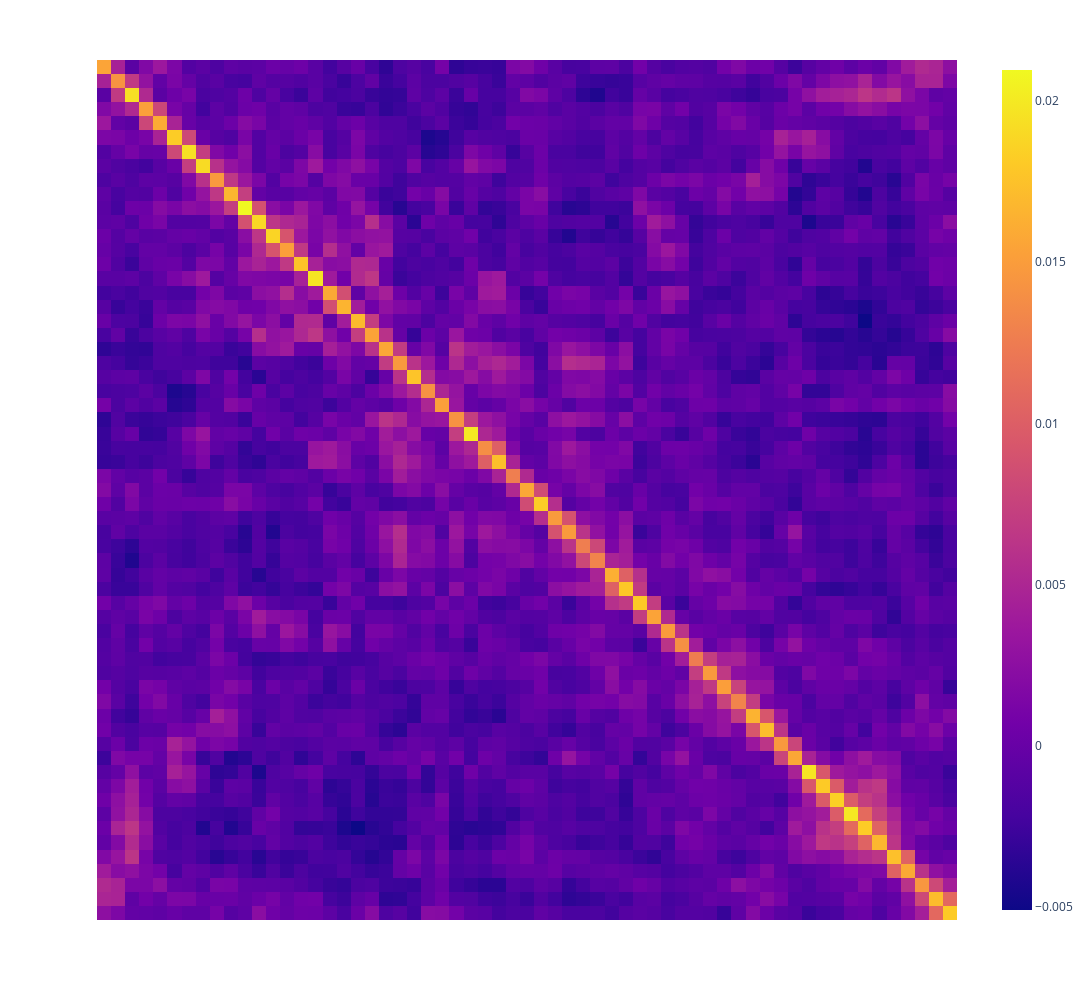

The code cell stored with this chart in its notebook:
### Code cell
evaluate_data("alma/36", "alma/36", "40", "40", "20", "20", threshold=0.003)

### Figure 1 — Plotly figure (JSON) as saved in the notebook; plotly's stock layout.template omitted (floating-point values rounded to 4 significant figures; data arrays with more than 128 entries replaced by an {"elided": "..."} marker saying what was removed)
{"data": [{"coloraxis": "coloraxis", "hovertemplate": "x: %{x}<br>y: %{y}<br>color: %{z}<extra></extra>", "name": "0", "type": "heatmap", "x": ["My son, give ear to my words; for I swear unto you, that inasmuch as ye shall keep the commandments of God ye shall prosper in the land.\nI would that ye should do as I have done, in remembering", "of God ye shall prosper in the land.\nI would that ye should do as I have done, in remembering the captivity of our fathers; for they were in bondage, and none could deliver them except it was the God", "the captivity of our fathers; for they were in bondage, and none could deliver them except it was the God of Abraham, and the God of Isaac, and the God of Jacob; and he surely did deliver them in their", "of Abraham, and the God of Isaac, and the God of Jacob; and he surely did deliver them in their afflictions.\nAnd now, O my son Helaman, behold, thou art in thy youth, and therefore, I beseech of thee that", "afflictions.\nAnd now, O my son Helaman, behold, thou art in thy youth, and therefore, I beseech of thee that thou wilt hear my words and learn of me; for I do know that whosoever shall put their trust in", "thou wilt hear my words and learn of me; for I do know that whosoever shall put their trust in God shall be supported in their trials, and their troubles, and their afflictions, and shall be lifted up at the", "God shall be supported in their trials, and their troubles, and their afflictions, and shall be lifted up at the last day.\nAnd I would not that ye think that I know of myselfâ€”not of the temporal but of the", "last day.\nAnd I would not that ye think that I know of myselfâ€”not of the temporal but of the spiritual, not of the carnal mind but of God.\nNow, behold, I say unto you, if I had not been", "spiritual, not of the carnal mind but of God.\nNow, behold, I say unto you, if I had not been born of God I should not have known these things; but God has, by the mouth of his holy angel,", "born of God I should not have known these things; but God has, by the mouth of his holy angel, made these things known unto me, not of any worthiness of myself;\nFor I went about with the sons of", "made these things known unto me, not of any worthiness of myself;\nFor I went about with the sons of Mosiah, seeking to destroy the church of God; but behold, God sent his holy angel to stop us by the", "Mosiah, seeking to destroy the church of God; but behold, God sent his holy angel to stop us by the way.\nAnd behold, he spake unto us, as it were the voice of thunder, and the whole earth did tremble", "way.\nAnd behold, he spake unto us, as it were the voice of thunder, and the whole earth did tremble beneath our feet; and we all fell to the earth, for the fear of the Lord came upon us.\nBut", "beneath our feet; and we all fell to the earth, for the fear of the Lord came upon us.\nBut behold, the voice said unto me: Arise. And I arose and stood up, and beheld the angel.\nAnd he said", "behold, the voice said unto me: Arise. And I arose and stood up, and beheld the angel.\nAnd he said unto me: If thou wilt of thyself be destroyed, seek no more to destroy the church of God.\nAnd it", "unto me: If thou wilt of thyself be destroyed, seek no more to destroy the church of God.\nAnd it came to pass that I fell to the earth; and it was for the space of three days and three", "came to pass that I fell to the earth; and it was for the space of three days and three nights that I could not open my mouth, neither had I the use of my limbs.\nAnd the angel spake", "nights that I could not open my mouth, neither had I the use of my limbs.\nAnd the angel spake more things unto me, which were heard by my brethren, but I did not hear them; for when I heard", "more things unto me, which were heard by my brethren, but I did not hear them; for when I heard the wordsâ€”If thou wilt be destroyed of thyself, seek no more to destroy the church of Godâ€”I was struck with", "the wordsâ€”If thou wilt be destroyed of thyself, seek no more to destroy the church of Godâ€”I was struck with such great fear and amazement lest perhaps I should be destroyed, that I fell to the earth and I did", "such great fear and amazement lest perhaps I should be destroyed, that I fell to the earth and I did hear no more.\nBut I was racked with eternal torment, for my soul was harrowed up to the greatest degree", "hear no more.\nBut I was racked with eternal torment, for my soul was harrowed up to the greatest degree and racked with all my sins.\nYea, I did remember all my sins and iniquities, for which I was tormented", "and racked with all my sins.\nYea, I did remember all my sins and iniquities, for which I was tormented with the pains of hell; yea, I saw that I had rebelled against my God, and that I had not", "with the pains of hell; yea, I saw that I had rebelled against my God, and that I had not kept his holy commandments.\nYea, and I had murdered many of his children, or rather led them away unto destruction;", "kept his holy commandments.\nYea, and I had murdered many of his children, or rather led them away unto destruction; yea, and in fine so great had been my iniquities, that the very thought of coming into the presence of", "yea, and in fine so great had been my iniquities, that the very thought of coming into the presence of my God did rack my soul with inexpressible horror.\nOh, thought I, that I could be banished and become extinct", "my God did rack my soul with inexpressible horror.\nOh, thought I, that I could be banished and become extinct both soul and body, that I might not be brought to stand in the presence of my God, to be", "both soul and body, that I might not be brought to stand in the presence of my God, to be judged of my deeds.\nAnd now, for three days and for three nights was I racked, even with the pains", "judged of my deeds.\nAnd now, for three days and for three nights was I racked, even with the pains of a damned soul.\nAnd it came to pass that as I was thus racked with torment, while I was", "of a damned soul.\nAnd it came to pass that as I was thus racked with torment, while I was harrowed up by the memory of my many sins, behold, I remembered also to have heard my father prophesy unto", "harrowed up by the memory of my many sins, behold, I remembered also to have heard my father prophesy unto the people concerning the coming of one Jesus Christ, a Son of God, to atone for the sins of the", "the people concerning the coming of one Jesus Christ, a Son of God, to atone for the sins of the world.\nNow, as my mind caught hold upon this thought, I cried within my heart: O Jesus, thou Son of", "world.\nNow, as my mind caught hold upon this thought, I cried within my heart: O Jesus, thou Son of God, have mercy on me, who am in the gall of bitterness, and am encircled about by the everlasting chains", "God, have mercy on me, who am in the gall of bitterness, and am encircled about by the everlasting chains of death.\nAnd now, behold, when I thought this, I could remember my pains no more; yea, I was harrowed", "of death.\nAnd now, behold, when I thought this, I could remember my pains no more; yea, I was harrowed up by the memory of my sins no more.\nAnd oh, what joy, and what marvelous light I did behold;", "up by the memory of my sins no more.\nAnd oh, what joy, and what marvelous light I did behold; yea, my soul was filled with joy as exceeding as was my pain!\nYea, I say unto you, my son,", "yea, my soul was filled with joy as exceeding as was my pain!\nYea, I say unto you, my son, that there could be nothing so exquisite and so bitter as were my pains. Yea, and again I say unto", "that there could be nothing so exquisite and so bitter as were my pains. Yea, and again I say unto you, my son, that on the other hand, there can be nothing so exquisite and sweet as was my joy.", "you, my son, that on the other hand, there can be nothing so exquisite and sweet as was my joy.\nYea, methought I saw, even as our father Lehi saw, God sitting upon his throne, surrounded with numberless concourses of", "Yea, methought I saw, even as our father Lehi saw, God sitting upon his throne, surrounded with numberless concourses of angels, in the attitude of singing and praising their God; yea, and my soul did long to be there.\nBut", "angels, in the attitude of singing and praising their God; yea, and my soul did long to be there.\nBut behold, my limbs did receive their strength again, and I stood upon my feet, and did manifest unto the people", "behold, my limbs did receive their strength again, and I stood upon my feet, and did manifest unto the people that I had been born of God.\nYea, and from that time even until now, I have labored without ceasing,", "that I had been born of God.\nYea, and from that time even until now, I have labored without ceasing, that I might bring souls unto repentance; that I might bring them to taste of the exceeding joy of which", "that I might bring souls unto repentance; that I might bring them to taste of the exceeding joy of which I did taste; that they might also be born of God, and be filled with the Holy Ghost.\nYea, and", "I did taste; that they might also be born of God, and be filled with the Holy Ghost.\nYea, and now behold, O my son, the Lord doth give me exceedingly great joy in the fruit of my labors;\nFor", "now behold, O my son, the Lord doth give me exceedingly great joy in the fruit of my labors;\nFor because of the word which he has imparted unto me, behold, many have been born of God, and have tasted", "because of the word which he has imparted unto me, behold, many have been born of God, and have tasted as I have tasted, and have seen eye to eye as I have seen; therefore they do know of these", "as I have tasted, and have seen eye to eye as I have seen; therefore they do know of these things of which I have spoken, as I do know; and the knowledge which I have is of God.\nAnd", "things of which I have spoken, as I do know; and the knowledge which I have is of God.\nAnd I have been supported under trials and troubles of every kind, yea, and in all manner of afflictions; yea, God", "I have been supported under trials and troubles of every kind, yea, and in all manner of afflictions; yea, God has delivered me from prison, and from bonds, and from death; yea, and I do put my trust in him,", "has delivered me from prison, and from bonds, and from death; yea, and I do put my trust in him, and he will still deliver me.\nAnd I know that he will raise me up at the last day, to", "and he will still deliver me.\nAnd I know that he will raise me up at the last day, to dwell with him in glory; yea, and I will praise him forever, for he has brought our fathers out of", "dwell with him in glory; yea, and I will praise him forever, for he has brought our fathers out of Egypt, and he has swallowed up the Egyptians in the Red Sea; and he led them by his power into", "Egypt, and he has swallowed up the Egyptians in the Red Sea; and he led them by his power into the promised land; yea, and he has delivered them out of bondage and captivity from time to time.\nYea, and", "the promised land; yea, and he has delivered them out of bondage and captivity from time to time.\nYea, and he has also brought our fathers out of the land of Jerusalem; and he has also, by his everlasting power,", "he has also brought our fathers out of the land of Jerusalem; and he has also, by his everlasting power, delivered them out of bondage and captivity, from time to time even down to the present day; and I have", "delivered them out of bondage and captivity, from time to time even down to the present day; and I have always retained in remembrance their captivity; yea, and ye also ought to retain in remembrance, as I have done, their", "always retained in remembrance their captivity; yea, and ye also ought to retain in remembrance, as I have done, their captivity.\nBut behold, my son, this is not all; for ye ought to know as I do know, that inasmuch", "captivity.\nBut behold, my son, this is not all; for ye ought to know as I do know, that inasmuch as ye shall keep the commandments of God ye shall prosper in the land; and ye ought to know also,", "as ye shall keep the commandments of God ye shall prosper in the land; and ye ought to know also, that inasmuch as ye will not keep the commandments of God ye shall be cut off from his presence. Now", "that inasmuch as ye will not keep the commandments of God ye shall be cut off from his presence. Now this is according to his word."], "xaxis": "x", "y": ["My son, give ear to my words; for I swear unto you, that inasmuch as ye shall keep the commandments of God ye shall prosper in the land.\nI would that ye should do as I have done, in remembering", "of God ye shall prosper in the land.\nI would that ye should do as I have done, in remembering the captivity of our fathers; for they were in bondage, and none could deliver them except it was the God", "the captivity of our fathers; for they were in bondage, and none could deliver them except it was the God of Abraham, and the God of Isaac, and the God of Jacob; and he surely did deliver them in their", "of Abraham, and the God of Isaac, and the God of Jacob; and he surely did deliver them in their afflictions.\nAnd now, O my son Helaman, behold, thou art in thy youth, and therefore, I beseech of thee that", "afflictions.\nAnd now, O my son Helaman, behold, thou art in thy youth, and therefore, I beseech of thee that thou wilt hear my words and learn of me; for I do know that whosoever shall put their trust in", "thou wilt hear my words and learn of me; for I do know that whosoever shall put their trust in God shall be supported in their trials, and their troubles, and their afflictions, and shall be lifted up at the", "God shall be supported in their trials, and their troubles, and their afflictions, and shall be lifted up at the last day.\nAnd I would not that ye think that I know of myselfâ€”not of the temporal but of the", "last day.\nAnd I would not that ye think that I know of myselfâ€”not of the temporal but of the spiritual, not of the carnal mind but of God.\nNow, behold, I say unto you, if I had not been", "spiritual, not of the carnal mind but of God.\nNow, behold, I say unto you, if I had not been born of God I should not have known these things; but God has, by the mouth of his holy angel,", "born of God I should not have known these things; but God has, by the mouth of his holy angel, made these things known unto me, not of any worthiness of myself;\nFor I went about with the sons of", "made these things known unto me, not of any worthiness of myself;\nFor I went about with the sons of Mosiah, seeking to destroy the church of God; but behold, God sent his holy angel to stop us by the", "Mosiah, seeking to destroy the church of God; but behold, God sent his holy angel to stop us by the way.\nAnd behold, he spake unto us, as it were the voice of thunder, and the whole earth did tremble", "way.\nAnd behold, he spake unto us, as it were the voice of thunder, and the whole earth did tremble beneath our feet; and we all fell to the earth, for the fear of the Lord came upon us.\nBut", "beneath our feet; and we all fell to the earth, for the fear of the Lord came upon us.\nBut behold, the voice said unto me: Arise. And I arose and stood up, and beheld the angel.\nAnd he said", "behold, the voice said unto me: Arise. And I arose and stood up, and beheld the angel.\nAnd he said unto me: If thou wilt of thyself be destroyed, seek no more to destroy the church of God.\nAnd it", "unto me: If thou wilt of thyself be destroyed, seek no more to destroy the church of God.\nAnd it came to pass that I fell to the earth; and it was for the space of three days and three", "came to pass that I fell to the earth; and it was for the space of three days and three nights that I could not open my mouth, neither had I the use of my limbs.\nAnd the angel spake", "nights that I could not open my mouth, neither had I the use of my limbs.\nAnd the angel spake more things unto me, which were heard by my brethren, but I did not hear them; for when I heard", "more things unto me, which were heard by my brethren, but I did not hear them; for when I heard the wordsâ€”If thou wilt be destroyed of thyself, seek no more to destroy the church of Godâ€”I was struck with", "the wordsâ€”If thou wilt be destroyed of thyself, seek no more to destroy the church of Godâ€”I was struck with such great fear and amazement lest perhaps I should be destroyed, that I fell to the earth and I did", "such great fear and amazement lest perhaps I should be destroyed, that I fell to the earth and I did hear no more.\nBut I was racked with eternal torment, for my soul was harrowed up to the greatest degree", "hear no more.\nBut I was racked with eternal torment, for my soul was harrowed up to the greatest degree and racked with all my sins.\nYea, I did remember all my sins and iniquities, for which I was tormented", "and racked with all my sins.\nYea, I did remember all my sins and iniquities, for which I was tormented with the pains of hell; yea, I saw that I had rebelled against my God, and that I had not", "with the pains of hell; yea, I saw that I had rebelled against my God, and that I had not kept his holy commandments.\nYea, and I had murdered many of his children, or rather led them away unto destruction;", "kept his holy commandments.\nYea, and I had murdered many of his children, or rather led them away unto destruction; yea, and in fine so great had been my iniquities, that the very thought of coming into the presence of", "yea, and in fine so great had been my iniquities, that the very thought of coming into the presence of my God did rack my soul with inexpressible horror.\nOh, thought I, that I could be banished and become extinct", "my God did rack my soul with inexpressible horror.\nOh, thought I, that I could be banished and become extinct both soul and body, that I might not be brought to stand in the presence of my God, to be", "both soul and body, that I might not be brought to stand in the presence of my God, to be judged of my deeds.\nAnd now, for three days and for three nights was I racked, even with the pains", "judged of my deeds.\nAnd now, for three days and for three nights was I racked, even with the pains of a damned soul.\nAnd it came to pass that as I was thus racked with torment, while I was", "of a damned soul.\nAnd it came to pass that as I was thus racked with torment, while I was harrowed up by the memory of my many sins, behold, I remembered also to have heard my father prophesy unto", "harrowed up by the memory of my many sins, behold, I remembered also to have heard my father prophesy unto the people concerning the coming of one Jesus Christ, a Son of God, to atone for the sins of the", "the people concerning the coming of one Jesus Christ, a Son of God, to atone for the sins of the world.\nNow, as my mind caught hold upon this thought, I cried within my heart: O Jesus, thou Son of", "world.\nNow, as my mind caught hold upon this thought, I cried within my heart: O Jesus, thou Son of God, have mercy on me, who am in the gall of bitterness, and am encircled about by the everlasting chains", "God, have mercy on me, who am in the gall of bitterness, and am encircled about by the everlasting chains of death.\nAnd now, behold, when I thought this, I could remember my pains no more; yea, I was harrowed", "of death.\nAnd now, behold, when I thought this, I could remember my pains no more; yea, I was harrowed up by the memory of my sins no more.\nAnd oh, what joy, and what marvelous light I did behold;", "up by the memory of my sins no more.\nAnd oh, what joy, and what marvelous light I did behold; yea, my soul was filled with joy as exceeding as was my pain!\nYea, I say unto you, my son,", "yea, my soul was filled with joy as exceeding as was my pain!\nYea, I say unto you, my son, that there could be nothing so exquisite and so bitter as were my pains. Yea, and again I say unto", "that there could be nothing so exquisite and so bitter as were my pains. Yea, and again I say unto you, my son, that on the other hand, there can be nothing so exquisite and sweet as was my joy.", "you, my son, that on the other hand, there can be nothing so exquisite and sweet as was my joy.\nYea, methought I saw, even as our father Lehi saw, God sitting upon his throne, surrounded with numberless concourses of", "Yea, methought I saw, even as our father Lehi saw, God sitting upon his throne, surrounded with numberless concourses of angels, in the attitude of singing and praising their God; yea, and my soul did long to be there.\nBut", "angels, in the attitude of singing and praising their God; yea, and my soul did long to be there.\nBut behold, my limbs did receive their strength again, and I stood upon my feet, and did manifest unto the people", "behold, my limbs did receive their strength again, and I stood upon my feet, and did manifest unto the people that I had been born of God.\nYea, and from that time even until now, I have labored without ceasing,", "that I had been born of God.\nYea, and from that time even until now, I have labored without ceasing, that I might bring souls unto repentance; that I might bring them to taste of the exceeding joy of which", "that I might bring souls unto repentance; that I might bring them to taste of the exceeding joy of which I did taste; that they might also be born of God, and be filled with the Holy Ghost.\nYea, and", "I did taste; that they might also be born of God, and be filled with the Holy Ghost.\nYea, and now behold, O my son, the Lord doth give me exceedingly great joy in the fruit of my labors;\nFor", "now behold, O my son, the Lord doth give me exceedingly great joy in the fruit of my labors;\nFor because of the word which he has imparted unto me, behold, many have been born of God, and have tasted", "because of the word which he has imparted unto me, behold, many have been born of God, and have tasted as I have tasted, and have seen eye to eye as I have seen; therefore they do know of these", "as I have tasted, and have seen eye to eye as I have seen; therefore they do know of these things of which I have spoken, as I do know; and the knowledge which I have is of God.\nAnd", "things of which I have spoken, as I do know; and the knowledge which I have is of God.\nAnd I have been supported under trials and troubles of every kind, yea, and in all manner of afflictions; yea, God", "I have been supported under trials and troubles of every kind, yea, and in all manner of afflictions; yea, God has delivered me from prison, and from bonds, and from death; yea, and I do put my trust in him,", "has delivered me from prison, and from bonds, and from death; yea, and I do put my trust in him, and he will still deliver me.\nAnd I know that he will raise me up at the last day, to", "and he will still deliver me.\nAnd I know that he will raise me up at the last day, to dwell with him in glory; yea, and I will praise him forever, for he has brought our fathers out of", "dwell with him in glory; yea, and I will praise him forever, for he has brought our fathers out of Egypt, and he has swallowed up the Egyptians in the Red Sea; and he led them by his power into", "Egypt, and he has swallowed up the Egyptians in the Red Sea; and he led them by his power into the promised land; yea, and he has delivered them out of bondage and captivity from time to time.\nYea, and", "the promised land; yea, and he has delivered them out of bondage and captivity from time to time.\nYea, and he has also brought our fathers out of the land of Jerusalem; and he has also, by his everlasting power,", "he has also brought our fathers out of the land of Jerusalem; and he has also, by his everlasting power, delivered them out of bondage and captivity, from time to time even down to the present day; and I have", "delivered them out of bondage and captivity, from time to time even down to the present day; and I have always retained in remembrance their captivity; yea, and ye also ought to retain in remembrance, as I have done, their", "always retained in remembrance their captivity; yea, and ye also ought to retain in remembrance, as I have done, their captivity.\nBut behold, my son, this is not all; for ye ought to know as I do know, that inasmuch", "captivity.\nBut behold, my son, this is not all; for ye ought to know as I do know, that inasmuch as ye shall keep the commandments of God ye shall prosper in the land; and ye ought to know also,", "as ye shall keep the commandments of God ye shall prosper in the land; and ye ought to know also, that inasmuch as ye will not keep the commandments of God ye shall be cut off from his presence. Now", "that inasmuch as ye will not keep the commandments of God ye shall be cut off from his presence. Now this is according to his word."], "yaxis": "y", "z": {"elided": "61x61 float values"}}], "layout": {"coloraxis": {"colorscale": [[0, "#0d0887"], [0.1111, "#46039f"], [0.2222, "#7201a8"], [0.3333, "#9c179e"], [0.4444, "#bd3786"], [0.5556, "#d8576b"], [0.6667, "#ed7953"], [0.7778, "#fb9f3a"], [0.8889, "#fdca26"], [1, "#f0f921"]]}, "height": 1000, "margin": {"t": 60}, "width": 1500, "xaxis": {"anchor": "y", "constrain": "domain", "domain": [0, 1], "scaleanchor": "y", "showticklabels": false}, "yaxis": {"anchor": "x", "autorange": "reversed", "constrain": "domain", "domain": [0, 1], "showticklabels": false}}}
